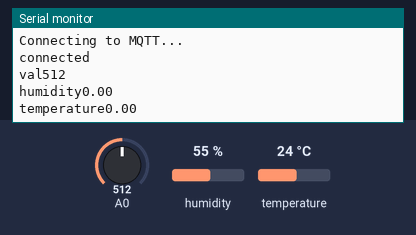
A sketch run on a simulated ESP8266 (NodeMCU). On the bench: the last lines printed to the serial monitor. Inputs (shaded band) come from the test bench; at power-on: humidity 55 %, A0 = 512, temperature 24 °C. WiFi joins after 1.5 s; servers stay silent unless stated; no MQTT or app messages arrive unless stated.

Above: at 2.7 s.
2.8 s: humidity set to 22 %
At 4.1 s:
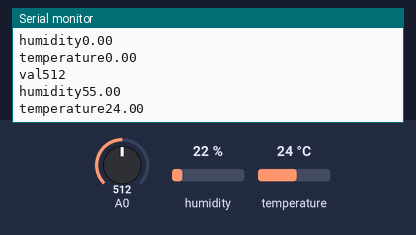
4.3 s: A0 set to 716
5.8 s: temperature set to 12 °C
At 6.8 s:
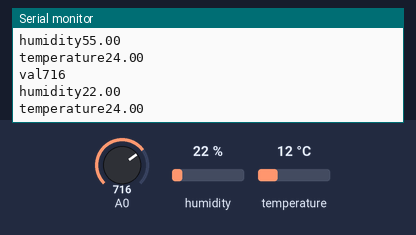
7.3 s: A0 set to 900
8.8 s: humidity set to 40 %
At 9.5 s:
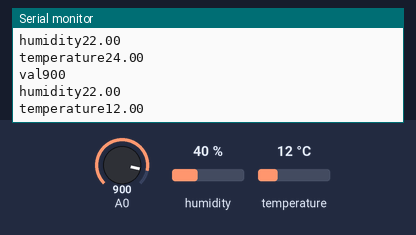
Timing chart, 0 to 11.3 s (numbered marks = the images above; inputs shaded):
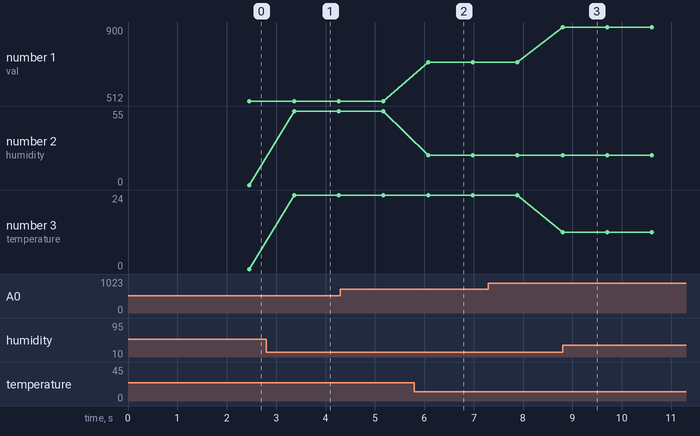

Measured:
- plotted number 1: 716 → 900 after the input at 7.3 s

The sketch:

kjj.ino
```cpp
#include <ESP8266WiFi.h>
#include <PubSubClient.h>
#include <DHTesp.h>

const char* ssid = "1319-2.4G";
const char* password = "kpu123456!";
const char* mqttServer = "54.205.119.151";
const int mqttPort = 1883;
int interval = 5000;
int interval1= 2000;
unsigned long lastPublished = - interval;
/*------------------------------*/
int val = 0;
DHTesp  dht;
unsigned long lastDHTReadMillis = 0;
float humidity =0;
float temperature = 0;
char val1[20]="";
char humidity1[20]="";
char temperature1[20]="";

WiFiClient espClient;
PubSubClient client(espClient);
void setup() {
  Serial.begin(115200);
  WiFi.begin(ssid, password);
  while (WiFi.status() != WL_CONNECTED) {
    delay(500);
    Serial.println(".");
    }
  Serial.print("Connected to the WiFi network :");
  Serial.println(WiFi.localIP());
  client.setServer(mqttServer, mqttPort);
  //client.setCallback(callback);
  while (!client.connected()) {
    Serial.println("Connecting to MQTT...");
    if (client.connect("ESP8266Client1")) {
      Serial.println("connected");
    } else {
      Serial.print("failed with state "); Serial.println(client.state());
      delay(2000);
      }
    }
  dht.setup(14,DHTesp::DHT22);
}
void loop() {
  //client.loop();
  readDHT22();
  unsigned long currentMillis = millis();
  val = analogRead(0);
  sprintf (val1, "%2d", val);
  sprintf (humidity1, "%.2f", humidity);
  sprintf (temperature1, "%.2f",temperature);

  client.publish("deviceid/2018146024/evt/light", val1);
  delay(300);
  client.publish("deviceid/2018146024/evt/humidity", humidity1);
  delay(300);
  client.publish("deviceid/2018146024/evt/temperature", temperature1);
  delay(300);
  Serial.print("val");
  Serial.println(val);
  Serial.print("humidity");
  Serial.println(humidity);
  Serial.print("temperature");
  Serial.println(temperature);

}

void readDHT22(){
  unsigned long currentMillis = millis();
  if (currentMillis - lastDHTReadMillis >= interval1){
    lastDHTReadMillis = currentMillis;

    humidity = dht.getHumidity();
    temperature = dht.getTemperature();

  }
}
```
